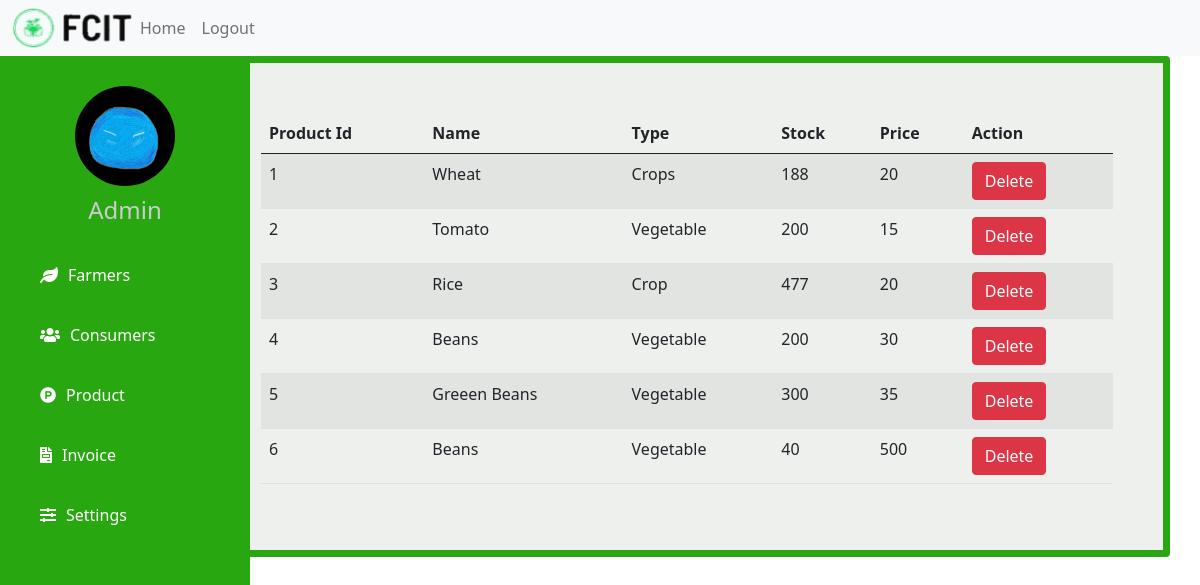
The page /hakV6/hakV6/admin/prod.php on the database its author committed.
### tables this page shows
CREATE TABLE IF NOT EXISTS `product` (
  `Product_ID` int(11) NOT NULL AUTO_INCREMENT,
  `Name` varchar(200) NOT NULL,
  `Type` varchar(200) NOT NULL,
  `Stock` varchar(200) NOT NULL,
  `Price` varchar(200) NOT NULL,
  `Description` varchar(200) NOT NULL,
  `Image` varchar(200) NOT NULL,
  `Farmer_ID` int(11) NOT NULL,
  `AFlag` varchar(200) NOT NULL,
  PRIMARY KEY (`Product_ID`),
  KEY `Farmer_ID` (`Farmer_ID`)
);

### hakV6/hakV6/admin/prod.php (the view, shortened to what this page needs)
<!DOCTYPE html>
<html lang="en">
<head>
    <link href="https://cdn.jsdelivr.net/npm/bootstrap@5.0.0-beta3/dist/css/bootstrap.min.css" rel="stylesheet">
    <link rel="stylesheet" href="css/style.css">
    <link rel="stylesheet" href="https://cdnjs.cloudflare.com/ajax/libs/font-awesome/5.12.1/css/all.min.css">
</head>
<body>
      <?php require_once 'process4.php';?>
        <?php
          $mysqli = new mysqli('localhost','root','','hackathon') or die(mysqli_error($mysqli));
          $result = $mysqli->query("select * from product") or die($mysqli->error);
        ?>
        <nav class="navbar navbar-expand-lg navbar-light bg-light" style="background-color: #e3f2fd;">
        <div class="container-fluid">
            <img src="pic/t2.png" style="width:120px;height:40px;" />
            <div class="collapse navbar-collapse" id="navbarNavAltMarkup">
            <div class="navbar-nav ml-auto ">
                <div class="mr-auto"><a class="nav-link" href="dash.php">Home</a></div>
                <div class="ml-auto"><a class="nav-link" href="logout.php">Logout</a></div>
            </div>
            </div>
        </div>
        </nav>
    <div class="sidebar">
        <center>
            <img src="pic/acc.png" class="profile_image" alt="">
            <h4>Admin</h4>
        </center>
      <a href="farm.php"><i class="fas fa-leaf"></i><span>Farmers</span></a>
      <a href="user.php"><i class="fas fa-users"></i><span>Consumers</span></a>
      <a href="prod.php"><i class="fab fa-product-hunt"></i><span>Product</span></a>
      <a href="invoice.php"><i class="fas fa-file-invoice"></i><span>Invoice</span></a>
      <a href="set.php"><i class="fas fa-sliders-h"></i><span>Settings</span></a>
    </div>
  <div class="container" >
    <table class="table table-striped">
    <thead>
    <tr>
    <tr>
          <th scope="col">Product Id</th>
          <th scope="col">Name</th>
          <th scopr="col">Type</th>
          <th scope="col">Stock</th>
          <th scope="col">Price</th>
          <th colspan="3">Action</th>
        </tr>
    </tr>
  </thead>
  <tbody>
  <?php
          while ($row= $result->fetch_assoc()): ?>
        <tr>
          <td><?php echo $row['Product_ID'] ?></td>
          <td><?php echo $row['Name'] ?></td>
          <td><?php echo $row['Type'] ?></td>
          <td><?php echo $row['Stock'] ?></td>
          <td><?php echo $row['Price'] ?></td>
          <td>
                 <a href="prod.php?delete=<?php echo $row['Product_ID']; ?>"
                  class="btn btn-danger">Delete</a>
          </td>
        </tr>
          <?php endwhile; ?>
  </tbody>
</table>
  </div>
</body>
</html>

### hakV6/hakV6/admin/css/style.css (style rules this page uses)
body { width: 100%; overflow: hidden; }
.sidebar { background: #29a710; margin-top: 0px; padding-top: 30px; position: fixed; left: 0; width: 250px; height: 100%; transition: 0.5s; transition-property: left; }
.sidebar .profile_image { width: 100px; height: 100px; border-radius: 100px; margin-bottom: 10px; }
.sidebar h4 { color: #ccc; margin-top: 0; margin-bottom: 20px; }
.sidebar a { color: #fff; display: block; width: 100%; line-height: 60px; text-decoration: none; padding-left: 40px; box-sizing: border-box; transition: 0.5s; transition-property: background; }
.sidebar i { padding-right: 10px; }
a.nav-link { color:rgba(0,0,0,.55); }
.container { border: 7px solid #29a710; border-radius: 4px; width: auto; padding: 50px; margin: 30px; margin-top: 0%; margin-left: 17%; background-color: rgb(237, 240, 236); }

### rows shown on the page
product: Product_ID "1", Name "Wheat", Type "Crops", Stock "188", Price "20"
product: Product_ID "2", Name "Tomato", Type "Vegetable", Stock "200", Price "15"
product: Product_ID "3", Name "Rice", Type "Crop", Stock "477", Price "20"
product: Product_ID "4", Name "Beans", Type "Vegetable", Stock "200", Price "30"
product: Product_ID "5", Name "Greeen Beans", Type "Vegetable", Stock "300", Price "35"
product: Product_ID "6", Name "Beans", Type "Vegetable", Stock "40", Price "500"
